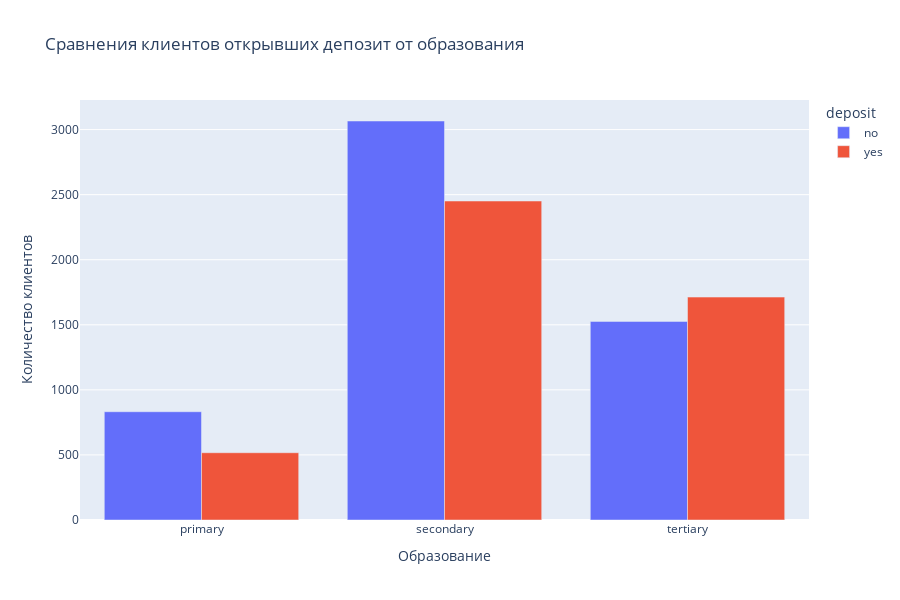

Notebook code cell kept with this figure:
### Code cell
# постройте визуализации для открывших и неоткрывших депозит в зависимости от образования
df_education = cleaned.groupby('education', as_index = False)['deposit'].value_counts()
fig = px.bar(
    data_frame=df_education,
    x='education',
    y= 'count',
    color= 'deposit',
    barmode="group", # разделим на разные столбцы
    title='Сравнения клиентов открывших депозит от образования',
    height=600
)
fig.update_layout(
    yaxis_title="Количество клиентов",
    xaxis_title="Образование"
)
fig.show()

### Figure 1 — Plotly figure (JSON) as saved in the notebook; plotly's stock layout.template omitted (floating-point values rounded to 4 significant figures)
{"data": [{"alignmentgroup": "True", "hovertemplate": "deposit=no<br>education=%{x}<br>count=%{y}<extra></extra>", "legendgroup": "no", "marker": {"color": "#636efa", "pattern": {"shape": ""}}, "name": "no", "offsetgroup": "no", "orientation": "v", "showlegend": true, "textposition": "auto", "type": "bar", "x": ["primary", "secondary", "tertiary"], "xaxis": "x", "y": [832, 3066, 1526], "yaxis": "y"}, {"alignmentgroup": "True", "hovertemplate": "deposit=yes<br>education=%{x}<br>count=%{y}<extra></extra>", "legendgroup": "yes", "marker": {"color": "#EF553B", "pattern": {"shape": ""}}, "name": "yes", "offsetgroup": "yes", "orientation": "v", "showlegend": true, "textposition": "auto", "type": "bar", "x": ["primary", "secondary", "tertiary"], "xaxis": "x", "y": [517, 2451, 1713], "yaxis": "y"}], "layout": {"barmode": "group", "height": 600, "legend": {"title": {"text": "deposit"}, "tracegroupgap": 0}, "title": {"text": "Сравнения клиентов открывших депозит от образования"}, "xaxis": {"anchor": "y", "domain": [0, 1], "title": {"text": "Образование"}}, "yaxis": {"anchor": "x", "domain": [0, 1], "title": {"text": "Количество клиентов"}}}}
